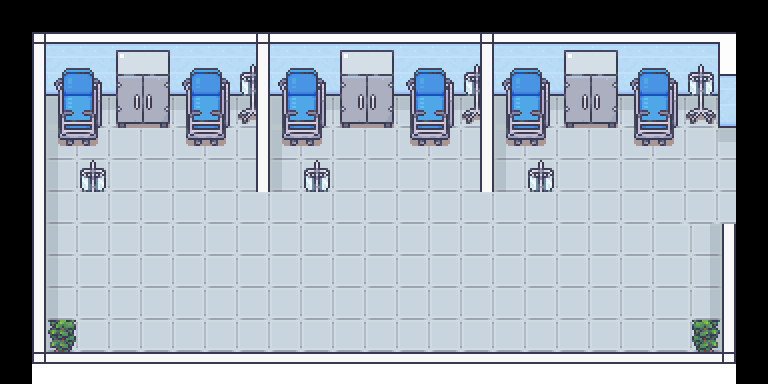

A level layout from a 2D game, rendered from its tile map. Below: a short description, then the map file with tile-grid data replaced by summaries:
An orthogonal 24x12 tile map with 32x32 px tiles, 1 tile layer (floor), 1 hidden layer not drawn.

<map version="1.10" tiledversion="1.11.2" orientation="orthogonal" renderorder="right-down" width="24" height="12" tilewidth="32" tileheight="32" infinite="0" nextlayerid="3" nextobjectid="1">
 <tileset firstgid="1" source="hospital.tsx" />
 <layer id="2" name="collision" width="24" height="12" visible="0" locked="1">
  <data>[288 cells, 165 non-empty, 5 distinct tile ids]</data>
 </layer>
 <layer id="1" name="floor" width="24" height="12">
  <data>[288 cells, 242 non-empty, 49 distinct tile ids]</data>
 </layer>
</map>